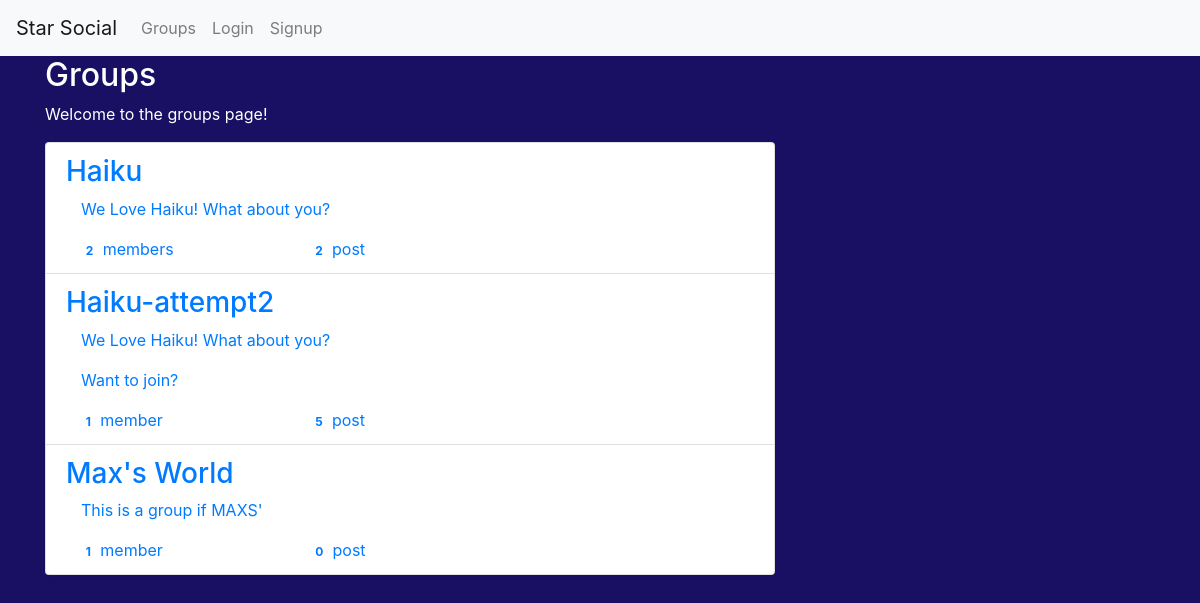
The app's page /groups/ with its own data.
### groups/models.py (models this page shows, shortened)
class Group(models.Model):
    name = models.CharField(max_length=255,unique=True)
    slug = models.SlugField(allow_unicode=True,unique=True)
    description = models.TextField(blank=True,default='')
    description_html = models.TextField(editable=False,default='',blank=True)
    members = models.ManyToManyField(User,through='GroupMember')
    class Meta():
        ordering = ['name']

### groups/views.py (the view)
# urls.py: path('',views.ListGroupViews.as_view(),name='all'),
class ListGroupViews(generic.ListView):
    model = Group

### groups/templates/groups/group_list.html (shortened to what this page needs)
{% extends "groups/group_base.html" %}
{% block pregroup %}
  <div class="col-md-8">
    <div class="content">
      <h2>Groups</h2>
      <p>Welcome to the groups page!</p>
    </div>
  </div>
{% endblock %}
{% block group_content %}
  <div class="col-md-8">
    <div class="list-group">
      {% for group in object_list %}
        <a class="list-group-item" href="{% url 'groups:single' slug=group.slug %}">
          <h3 class="title list-group-item-heading">{{group.name}}</h3>
          <div class="list-group-item-text container-fluid">
            {{group.description_html|safe}}
            <div class="row">
              <div class="col-md-4">
                <span class="badge">{{group.members.count}}</span>
                member{{group.members.count|pluralize}}
              </div>
              <div class="col-md-4">
                <span class="badge">{{group.posts.count}}</span>
                post{{posts.count|pluralize}}
              </div>
            </div>
          </div>
        </a>
      {% endfor %}
    </div>
  </div>
{% endblock %}

### groups/templates/groups/group_base.html (shortened to what this page needs)
{% extends "base.html" %}
{% block content %}
  <div class="container">
    <div class="row">
      {% block pregroup %}{% endblock %}
      {% block group_content %}{% endblock %}
    </div>
  </div>
{% endblock %}

### templates/base.html (shortened to what this page needs)
<!DOCTYPE html>
{% load static %}
<html lang="en" dir="ltr">
  <head>
    <link rel="stylesheet" href="https://stackpath.bootstrapcdn.com/bootstrap/4.5.2/css/bootstrap.min.css"
>
    <link rel="stylesheet" href="https://maxcdn.bootstrapcdn.com/bootstrap/3.3.7/css/bootstrap-theme.min.css">
    <link rel="stylesheet" href="{% static 'simplesocial/css/master.css' %}">
    <link rel="stylesheet" href="{% static 'css/master.css'%}">
  </head>
  <body>
    <nav class="navbar navbar-expand-lg navbar-light bg-light mynav" id="navbar">
      <a class="navbar-brand mynav" href="{% url 'home' %}">Star Social</a>
      <div class="collapse navbar-collapse" id="navbarSupportedContent">
        <ul class="navbar-nav mr-auto">
          {% if user.is_authenticated %}
            <li class="nav-item">
              <a class="nav-link" href="{% url 'post:create' %}">Post</a>
            </li>
            <li class="nav-item">
              <a class="nav-link" href="{% url 'groups:all' %}">Groups</a>
            </li>
            <li class="nav-item">
              <a class="nav-link" href="{% url 'groups:create' %}">Create Group</a>
            </li>
            <li class="nav-item">
              <a class="nav-link" href="{% url 'accounts:logout' %}">Logout</a>
            </li>
          {% else %}
            <li class="nav-item">
              <a class="nav-link" href="{% url 'groups:all' %}">Groups</a>
            </li>
            <li class="nav-item">
              <a class="nav-link" href="{% url 'accounts:login' %}">Login</a>
            </li>
            <li class="nav-item">
              <a class="nav-link" href="{% url 'accounts:signup' %}">Signup</a>
            </li>
          {% endif %}
        </ul>
      </div>
    </nav>
    {% block content %}
    {% endblock %}
  </body>
</html>

### static/simplesocial/css/master.css (style rules this page uses)
body { margin: 0; overflow: hidden; background color: black; color: white; }

### static/css/master.css (style rules this page uses)
html, body { height: 100%; width: 100%; overflow: hidden; background: #191063; margin: 0; }

### records on screen
Group: name "Haiku", description_html "We Love Haiku! What about you?", members.count "2", posts.count "2"
Group: name "Haiku-attempt2", description_html "We Love Haiku! What about you? Want to join?", members.count "1", posts.count "5"
Group: name "Max's World", description_html "This is a group if MAXS'", members.count "1", posts.count "0"
